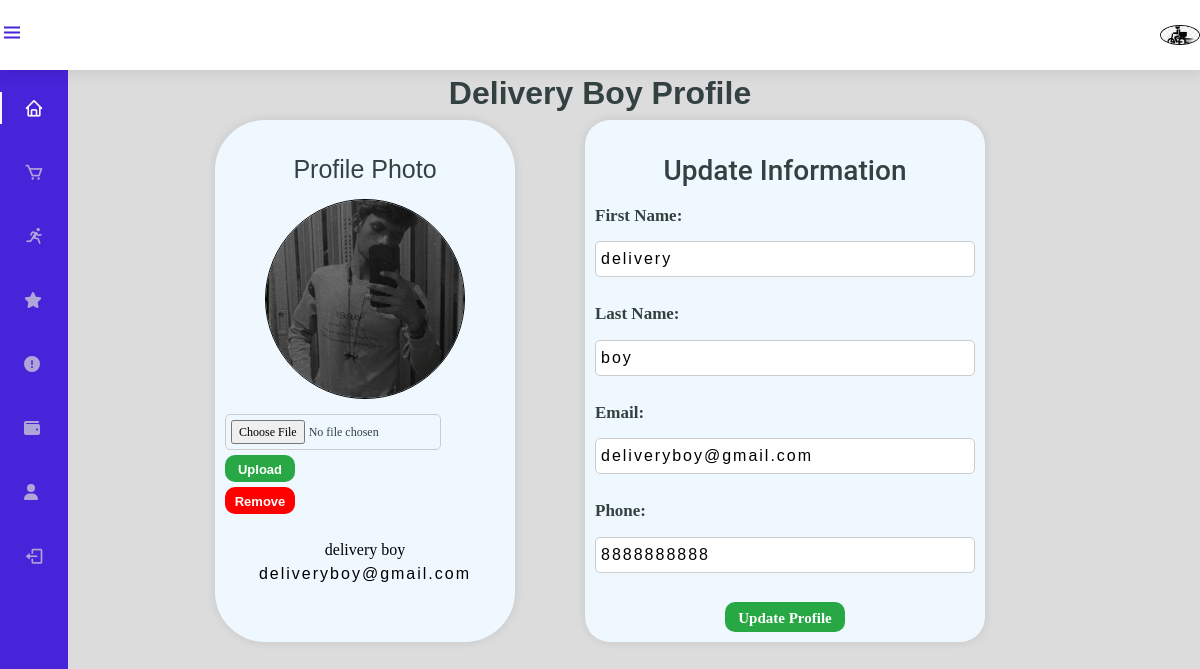
The page /deliveryboy/index.php?page=delivery_boy_profile (signed in) on the database its author committed.
### tables this page shows
CREATE TABLE `delivery_boys` (
  `id` int(11) NOT NULL,
  `delivery_boy_name` varchar(50) NOT NULL,
  `first_name` varchar(50) NOT NULL,
  `last_name` varchar(50) NOT NULL,
  `email` varchar(100) NOT NULL,
  `phone` varchar(15) NOT NULL,
  `password` varchar(255) NOT NULL,
  `vehicle_type` varchar(3) DEFAULT NULL,
  `status` enum('pending','approved','rejected') DEFAULT 'pending',
  `created_at` timestamp NOT NULL DEFAULT current_timestamp()
);

### deliveryboy/delivery_boy_profile.php (the view, shortened to what this page needs)
<?php
include('partials/_dbconnect.php');
if (isset($_SESSION['loggedin']) && $_SESSION['loggedin'] === true && isset($_SESSION['role']) && $_SESSION['role'] === 'delivery_boy') {
    $deliveryboyId = $_SESSION['deliveryboy_id'];
    $query = "SELECT first_name, last_name, email, phone, delivery_boy_name FROM delivery_boys WHERE id = '$deliveryboyId'";
    $result = mysqli_query($conn, $query);
    $row = mysqli_fetch_assoc($result);
    $first_name = $row['first_name'];
    $last_name = $row['last_name'];
    $email = $row['email'];
    $phone = $row['phone'];
    $username = $row['delivery_boy_name'];
} else {
    header("location: /OnlinePizzaDelivery/index.php");
    exit();
}
?>
<!DOCTYPE html>
<html lang="en">
<head>
</head>
<body>
    <h2 style="font-family: 'Poppins', sans-serif; font-weight: 600;">Delivery Boy Profile</h2>
    <div class="container">
        <div class="box1">
            <div class="profile-header"><br>
                <h3 style="font-family: 'Poppins', sans-serif; font-size: 25px;">Profile Photo</h3>
            </div>
            <img src="upload/delivery_boy_<?php echo $username; ?>.jpg" alt="Profile Photo"
                onError="this.src='upload/profilePic.jpg'">
            <form action="" method="post" enctype="multipart/form-data">
                <div class="button-container">
                    <div class="upload-btn-wrapper">
                        <input type="file" name="profile_photo" id="profile_photo" accept="image/*"
                            style="font-family: 'Josefin Sans'">
                        <button type="submit" class="upload-button"
                            style="background-color: #28a745; width: 70px; height: 27px; border-radius: 10px; font-size: 13px; "
                            name="uploadProfilePic"><b>Upload</b></button>
                        <button type="submit" class="upload-button"
                            style="background-color:rgb(255, 0, 0); width: 70px; height: 27px; border-radius: 10px; font-size: 13px;"
                            name="removeProfilePic"><b>Remove</b></button>
                    </div>
                </div>
            </form>
            <div style="text-align: center; color: black; font-family: 'Josefin Sans'">
                <br>
                <?php echo htmlspecialchars($first_name); ?>
                <?php echo htmlspecialchars($last_name); ?>
            </div>
            <div
                style="text-align: center; color: black; font-family: 'Josefin Sans', sans-serif; letter-spacing: 2px;">
                <?php echo htmlspecialchars($email); ?>
            </div>
            <br>
        </div>
        <form action="" method="post">
            <div class="box">
                <div class="profile-header"><br>
                    <h3 style="">Update Information</h3>
                </div>
                <label style="font-family: 'Josefin Sans'; font-weight: bold; font-size: 17px;">First Name:</label>
                <input type="text" name="first_name"
                    style="color: black; font-family: 'Josefin Sans', sans-serif; letter-spacing: 2px; font-size: 16px;"
                    value="<?php echo htmlspecialchars($first_name); ?>"><br>
                <label style="font-family: 'Josefin Sans'; font-weight: bold; font-size: 17px;">Last Name:</label>
                <input type="text" name="last_name"
                    style="color: black; font-family: 'Josefin Sans', sans-serif; letter-spacing: 2px; font-size: 16px;"
                    value="<?php echo htmlspecialchars($last_name); ?>"><br>
                <label style="font-family: 'Josefin Sans'; font-weight: bold; font-size: 17px;">Email:</label>
                <input type="email" name="email"
                    style="color: black; font-family: 'Josefin Sans', sans-serif; letter-spacing: 2px; font-size: 16px;"
                    value="<?php echo htmlspecialchars($email); ?>"><br>
                <label style="font-family: 'Josefin Sans'; font-weight: bold; font-size: 17px;">Phone:</label>
                <input type="text" name="phone"
                    style="color: black; font-family: 'Josefin Sans', sans-serif; letter-spacing: 2px; font-size: 16px;"
                    value="<?php echo htmlspecialchars($phone); ?>"><br>
                <div style="display: flex; justify-content: center;">
                    <button type="submit" class="upload-button"
                        style="width: 120px; height: 30px; border-radius: 10px; font-size: 15px; font-family: 'Josefin Sans'"
                        name="updatedbp">
                        <b>Update Profile</b>
                    </button>
                </div>
            </div>
        </form>
    </div>
</body>
</html>

### deliveryboy/assetsForSideBar/css/styles.css (style rules this page uses)
:root { --header-height: 3rem; --nav-width: 68px; --first-color: #4723D9; --first-color-light: #AFA5D9; --white-color: #F7F6FB; --body-font: 'Nunito', sans-serif; --normal-font-size: 1rem; --z-fixed: 100; }
*,::before,::after { box-sizing: border-box; }
body { position: relative; margin: var(--header-height) 0 0 0; padding: 0 1rem; font-family: var(--body-font); font-size: var(--normal-font-size); transition: .5s; }
@media screen and (min-width: 768px) { body { margin: calc(var(--header-height) + 1rem) 0 0 0; padding-left: calc(var(--nav-width) + 2rem); } }

### assets/css/style.css (style rules this page uses)
body { font-family: "Open Sans", sans-serif; color: #334240; }
h1, h2, h3, h4, h5, h6 { font-family: "Roboto", sans-serif; }

### deliveryboy/delivery_boy_profile.php (style rules this page uses)
body { font-family: Arial, sans-serif; background-color: #f4f4f4; text-align: center; padding: 10px; }
.container { display: flex; justify-content: center; gap: 70px; }
.box { background: white; padding: 10px; width: 400px; box-shadow: 0 0 10px rgba(0, 0, 0, 0.1); border-radius: 25px; text-align: left; background-color: aliceblue; }
.box1 { background: white; padding: 10px; width: 300px; box-shadow: 0 0 10px rgba(0, 0, 0, 0.1); border-radius: 50px; text-align: left; background-color: aliceblue; }
img { width: 200px; height: 200px; border-radius: 50%; object-fit: cover; display: block; margin: 10px auto; border: 1px solid black; }
label { font-weight: bold; font-size: 14px; }
input, button { display: block; margin-top: 5px; width: 100%; padding: 5px; border: 1px solid #ccc; border-radius: 5px; font-size: 12px; }
button { color: white; border: none; cursor: pointer; background-color: #28a745; }
.profile-header { text-align: center; margin-bottom: 15px; }
.button-container { display: flex; justify-content: space-between; gap: 10px; }
.upload-btn-wrapper { position: relative; overflow: hidden; display: inline-block; }

### rows shown on the page
delivery_boys: delivery_boy_name (picture), first_name "delivery", last_name "boy", email "deliveryboy@gmail.com", phone "8888888888"
